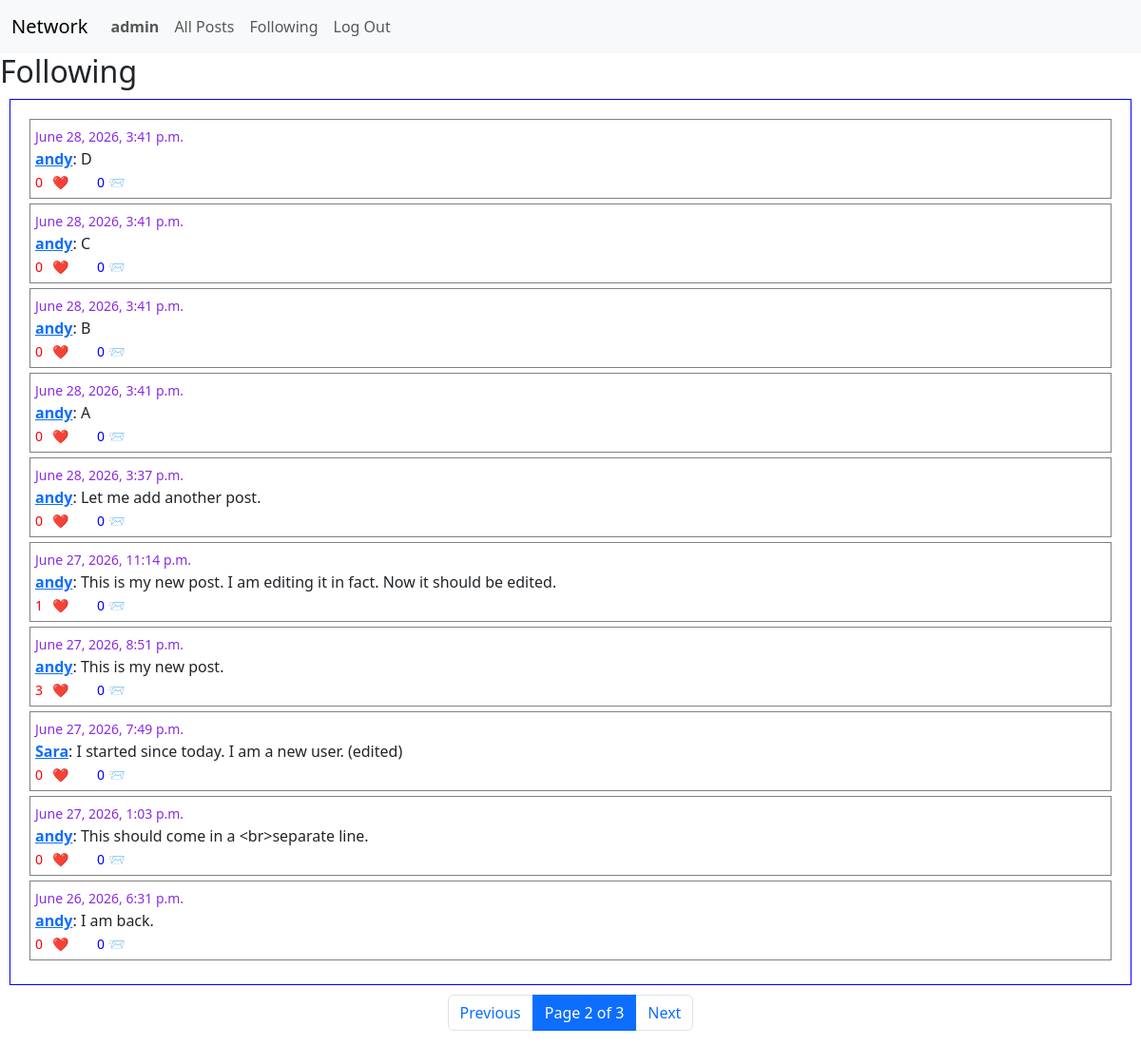
The page /following?page=2 (signed in) on the database its author committed.
### network/models.py (models this page shows, shortened)
class User(AbstractUser):
    following = models.ManyToManyField("self", symmetrical=False, blank=True, related_name="followers")
    pass

class Post(models.Model):
    user = models.ForeignKey(User, on_delete=models.CASCADE, related_name="posts")
    content = models.TextField()
    timestamp = models.DateTimeField(auto_now_add=True)

### network/views.py (the view)
# urls.py: path("following", views.following, name="following"),
@login_required
def following(request):
    posts = Post.objects.filter(user__in=request.user.following.all()).order_by("-timestamp")
    paginator = Paginator(posts, 10)
    pageNumber = request.GET.get('page', 1)
    pageObject = paginator.get_page(pageNumber)
    return render(request, "network/following.html", {
        "posts":pageObject,
    })

### network/templates/network/following.html (shortened to what this page needs)
{% extends "network/layout.html" %}
{% load static %}
{% block body %}
    <h2> Following </h2>
    <div id="posts-container" class="posts-container" >
        {% for post in posts %}
            <div class="individual-post">
                <small style="color:blueviolet;">{{post.timestamp}}</small><br>
                <strong><a href="{% url 'profile' post.user.username %}">{{post.user.username}}</a></strong>: {{post.content}} <br>
                <small style="color:red;"> <span class="likescount">{{post.likes.count}}</span> <button data-id="{{post.id}}" class="likebutton">❤️</button></small>
                <small style="color:blue;">{{post.comments.count}} 📨</small>
            </div>
        {% empty %}
            <strong> No posts yet!!! </strong>
        {% endfor %}
    </div>
    <nav aria-label="Page navigation">
        <ul class="pagination justify-content-center">
            {% if posts.has_previous %}
                <li class="page-item">
                    <a class="page-link" href="?page={{ posts.previous_page_number }}">Previous</a>
                </li>
            {% else %}
                <li class="page-item disabled">
                    <span class="page-link">Previous</span>
                </li>
            {% endif %}
            <li class="page-item active" aria-current="page">
                <span class="page-link">
                    Page {{ posts.number }} of {{ posts.paginator.num_pages }}
                </span>
            </li>
            {% if posts.has_next %}
                <li class="page-item">
                    <a class="page-link" href="?page={{ posts.next_page_number }}">Next</a>
                </li>
            {% else %}
                <li class="page-item disabled">
                    <span class="page-link">Next</span>
                </li>
            {% endif %}
        </ul>
    </nav>
{% endblock %}

### network/templates/network/layout.html (shortened to what this page needs)
{% load static %}
<!DOCTYPE html>
<html lang="en">
    <head>
        <link href="https://cdn.jsdelivr.net/npm/bootstrap@5.3.3/dist/css/bootstrap.min.css" rel="stylesheet">
        <link href="{% static 'network/styles.css' %}" rel="stylesheet">
    </head>
    <body>
        <nav class="navbar navbar-expand-lg bg-light">
            <div class="container-fluid"> <a class="navbar-brand" href="{% url 'index' %}">Network</a>
                <div class="collapse navbar-collapse" id="navbarNav">
                    <ul class="navbar-nav me-auto mb-2 mb-lg-0">
                        {% if user.is_authenticated %}
                            <li class="nav-item">
                                <a class="nav-link" href="{% url 'profile' user.username %}"><strong>{{ user.username }}</strong></a>
                            </li>
                        {% endif %}
                        <li class="nav-item">
                            <a class="nav-link" href="{% url 'index' %}">All Posts</a>
                        </li>
                        {% if user.is_authenticated %}
                            <li class="nav-item">
                                <a class="nav-link" href="{% url 'following' %}">Following</a>
                            </li>
                            <li class="nav-item">
                                <a class="nav-link" href="{% url 'logout' %}">Log Out</a>
                            </li>
                        {% endif %}
                    </ul>
                </div>
            </div>
        </nav>
        <div class="body">
            {% block body %}
            {% endblock %}
        </div>
    </body>
</html>

### network/static/network/styles.css (style rules this page uses)
.posts-container { height:auto; width: auto; border: 1px solid blue; margin: 10px; padding: 20px; margin-right: 10px; }
.individual-post { border: 1px solid gray; margin-bottom: 5px; padding: 5px; }
.likebutton { border:none; background-color: transparent; }

### rows shown on the page
User: username "admin"
Post: timestamp "June 28, 2026, 3:41 p.m.", user.username "andy", content "D", likes.count "0", comments.count "0"
Post: timestamp "June 28, 2026, 3:41 p.m.", user.username "andy", content "C", likes.count "0", comments.count "0"
Post: timestamp "June 28, 2026, 3:41 p.m.", user.username "andy", content "B", likes.count "0", comments.count "0"
Post: timestamp "June 28, 2026, 3:41 p.m.", user.username "andy", content "A", likes.count "0", comments.count "0"
Post: timestamp "June 28, 2026, 3:37 p.m.", user.username "andy", content "Let me add another post.", likes.count "0", comments.count "0"
Post: timestamp "June 27, 2026, 11:14 p.m.", user.username "andy", content "This is my new post. I am editing it in fact. Now it should be edited.", likes.count "1", comments.count "0"
Post: timestamp "June 27, 2026, 8:51 p.m.", user.username "andy", content "This is my new post.", likes.count "3", comments.count "0"
Post: timestamp "June 27, 2026, 7:49 p.m.", user.username "Sara", content "I started since today. I am a new user. (edited)", likes.count "0", comments.count "0"
Post: timestamp "June 27, 2026, 1:03 p.m.", user.username "andy", content "This should come in a <br>separate line.", likes.count "0", comments.count "0"
Post: timestamp "June 26, 2026, 6:31 p.m.", user.username "andy", content "I am back.", likes.count "0", comments.count "0"

### other values the page prints
{{ posts.number }} "2"
{{ posts.paginator.num_pages }} "3"
